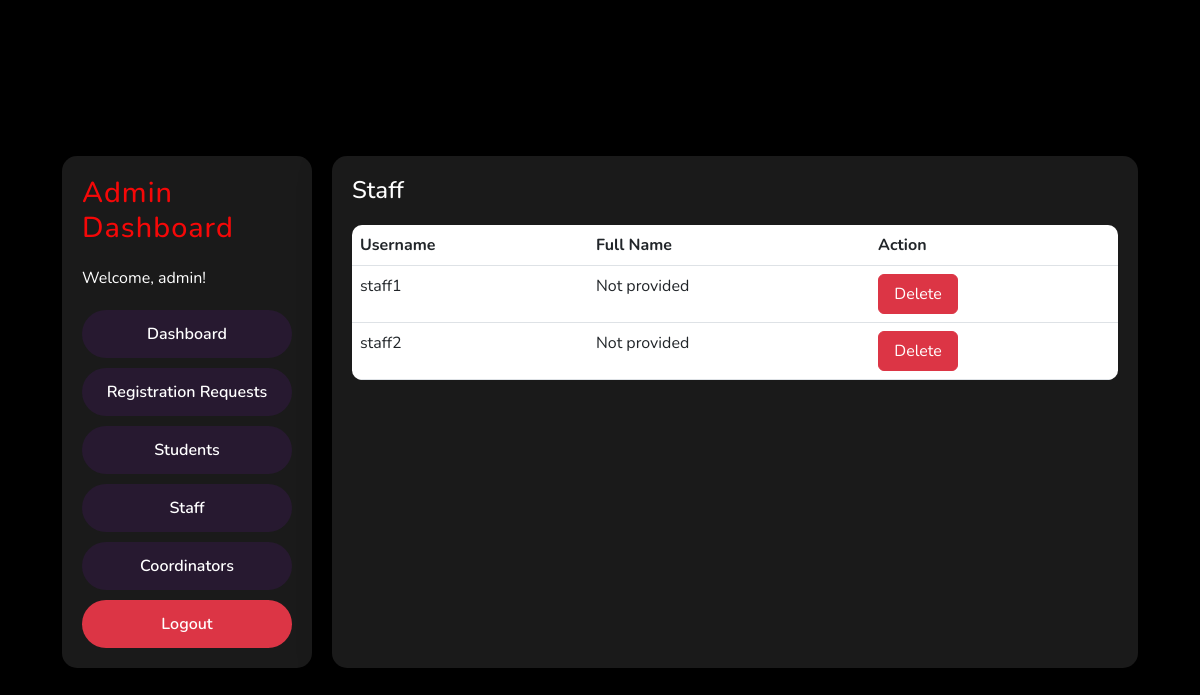
/admin/staff (signed in), run on an earlier commit of the app's database.
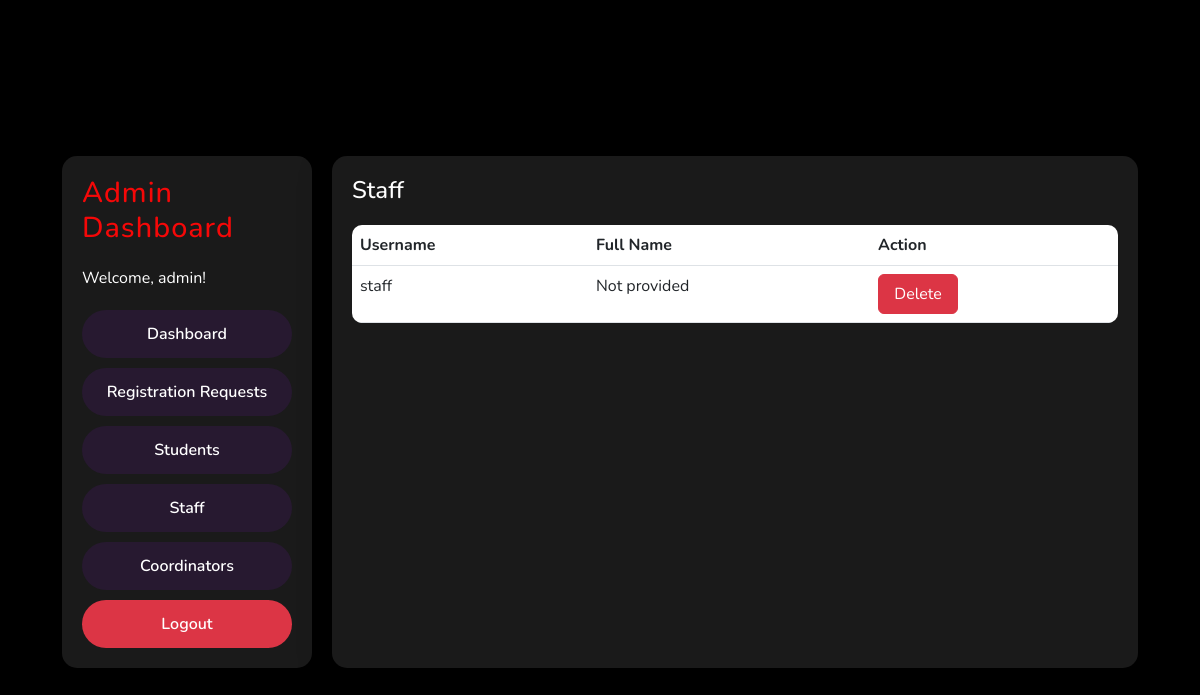
And on a later commit of the database.
### app.py (models this page shows, shortened)
class User(db.Model, UserMixin):
    id = db.Column(db.Integer, primary_key=True)
    username = db.Column(db.String(20), unique=True, nullable=False)
    password_hash = db.Column(db.String(128), nullable=False)
    role = db.Column(db.String(20), nullable=False)
    documents = db.relationship('Document', backref='uploader', foreign_keys='Document.user_id', lazy=True)
    staff_documents = db.relationship('Document', backref='staff', foreign_keys='Document.staff_id', lazy=True)
    full_name = db.Column(db.String(100))
    registration_number = db.Column(db.String(50))
    group_number = db.Column(db.String(20))
    group_members = db.Column(db.String(200))  # Store as a JSON string or comma-separated list
    assigned_staff_id = db.Column(db.Integer, db.ForeignKey('user.id'))  # Foreign key to assigned staff
    assigned_staff = db.relationship('User', remote_side=[id], foreign_keys=[assigned_staff_id])
    @property
    def password(self):
        raise AttributeError('Password is not readable.')

### app.py (the view)
@app.route('/admin/staff')
@login_required
def admin_staff():
    if current_user.role != 'Admin':
        flash('You do not have permission to access this page.', 'error')
        return redirect(url_for('home'))
    staff_members = User.query.filter_by(role='Staff').all()
    return render_template('admin_staff.html', staff_members=staff_members)

### app.py (called while the page is built)
@login_manager.user_loader
def load_user(user_id):
    return db.session.get(User, int(user_id))

### templates/admin_staff.html
{% extends "base.html" %}
{% block content %}
<div class="dashboard-container">
    <div class="dashboard-nav">
        <h2>Admin Dashboard</h2>
        <p>Welcome, {{ current_user.username }}!</p>
        <div class="nav-options">
            <a href="{{ url_for('admin_dashboard') }}" class="nav-button">Dashboard</a>
            <a href="{{ url_for('admin_requests') }}" class="nav-button">Registration Requests</a>
            <a href="{{ url_for('admin_students') }}" class="nav-button">Students</a>
            <a href="{{ url_for('admin_staff') }}" class="nav-button">Staff</a>
            <a href="{{ url_for('admin_coordinators') }}" class="nav-button">Coordinators</a>
            <a href="{{ url_for('logout') }}" class="nav-button logout">Logout</a>
        </div>
    </div>
    <div class="dashboard-content">
        <h3>Staff</h3>
        <table class="table">
            <thead>
                <tr>
                    <th>Username</th>
                    <th>Full Name</th>
                    <th>Action</th>
                </tr>
            </thead>
            <tbody>
                {% for staff in staff_members %}
                <tr>
                    <td>{{ staff.username }}</td>
                    <td>{{ staff.full_name or 'Not provided' }}</td>
                    <td>
                        <form method="POST" action="{{ url_for('delete_user', user_id=staff.id) }}" style="display: inline;">
                            <button type="submit" class="btn btn-danger">Delete</button>
                        </form>
                    </td>
                </tr>
                {% endfor %}
            </tbody>
        </table>
    </div>
</div>
{% endblock %}

### templates/base.html (shortened to what this page needs)
<!DOCTYPE html>
<html lang="en">
<head>
    <link rel="stylesheet" href="{{ url_for('static', filename='style.css') }}">
    <link href="https://cdn.jsdelivr.net/npm/bootstrap@5.3.0/dist/css/bootstrap.min.css" rel="stylesheet">
</head>
<body>
    <div class="container mt-4">
        {% block content %}{% endblock %}
    </div>
</body>
</html>

### static/style.css (style rules this page uses)
* { margin: 0; padding: 0; box-sizing: border-box; font-family: 'Nunito', sans-serif; }
body { display: flex; align-items: center; justify-content: center; min-height: 100vh; width: 100%; padding: 0 10px; background: linear-gradient(135deg, #0c1be5 0%, #f60bd2 100%); }
body::before { content: ""; position: absolute; width: 100%; height: 100%; background: url("https://i.postimg.cc/mZXWsGXz/2151941514.jpg"), #000; background-position: center; background-size: cover; z-index: -1; }
form { display: flex; flex-direction: column; }
h2 { font-size: 2.2rem; margin-bottom: 25px; color: #ffffff; letter-spacing: 1px; }
button { background-color: #271930; color: #ffffff; font-weight: 600; border: none; padding: 15px 20px; cursor: pointer; border-radius: 25px; font-size: 16px; border: 2px solid transparent; transition: all 0.3s ease; }
.logout { background-color: #dc3545; }
.dashboard-container { display: flex; gap: 20px; padding: 20px; }
.dashboard-nav { width: 250px; background: rgba(255, 255, 255, 0.1); border-radius: 15px; padding: 20px; backdrop-filter: blur(20px); -webkit-backdrop-filter: blur(20px); box-shadow: 0 8px 32px rgba(0, 0, 0, 0.37); }
.dashboard-nav h2 { font-size: 1.8rem; margin-bottom: 20px; color: #f50808; }
.dashboard-nav p { color: #ffffff; margin-bottom: 20px; }
.nav-options { display: flex; flex-direction: column; gap: 10px; }
.nav-button { background-color: #271930; color: #ffffff; font-weight: 600; border: none; padding: 12px 15px; cursor: pointer; border-radius: 25px; font-size: 16px; text-align: center; text-decoration: none; transition: all 0.3s ease; }
.dashboard-content { flex: 1; background: rgba(255, 255, 255, 0.1); border-radius: 15px; padding: 20px; backdrop-filter: blur(20px); -webkit-backdrop-filter: blur(20px); box-shadow: 0 8px 32px rgba(0, 0, 0, 0.37); }
.dashboard-content h3 { font-size: 1.5rem; margin-bottom: 20px; color: #ffffff; }
.table { width: 100%; border-collapse: collapse; margin-top: 20px; background: rgba(255, 255, 255, 0.1); border-radius: 10px; overflow: hidden; }
.table th, .table td { padding: 12px; text-align: left; color: #ffffff; }
.table th { background: rgba(255, 255, 255, 0.2); }
.btn { padding: 10px 20px; border-radius: 5px; font-size: 1rem; font-weight: 600; text-decoration: none; transition: all 0.3s ease; text-align: center; width: 80px; height: 40px; display: flex; align-items: center; justify-content: center; }

What changed in the data, as far as the page shows it:
removed User: username "staff1", full_name "Not provided"
removed User: username "staff2", full_name "Not provided"
now on this page (row edited): User: username "staff", full_name "Not provided"
